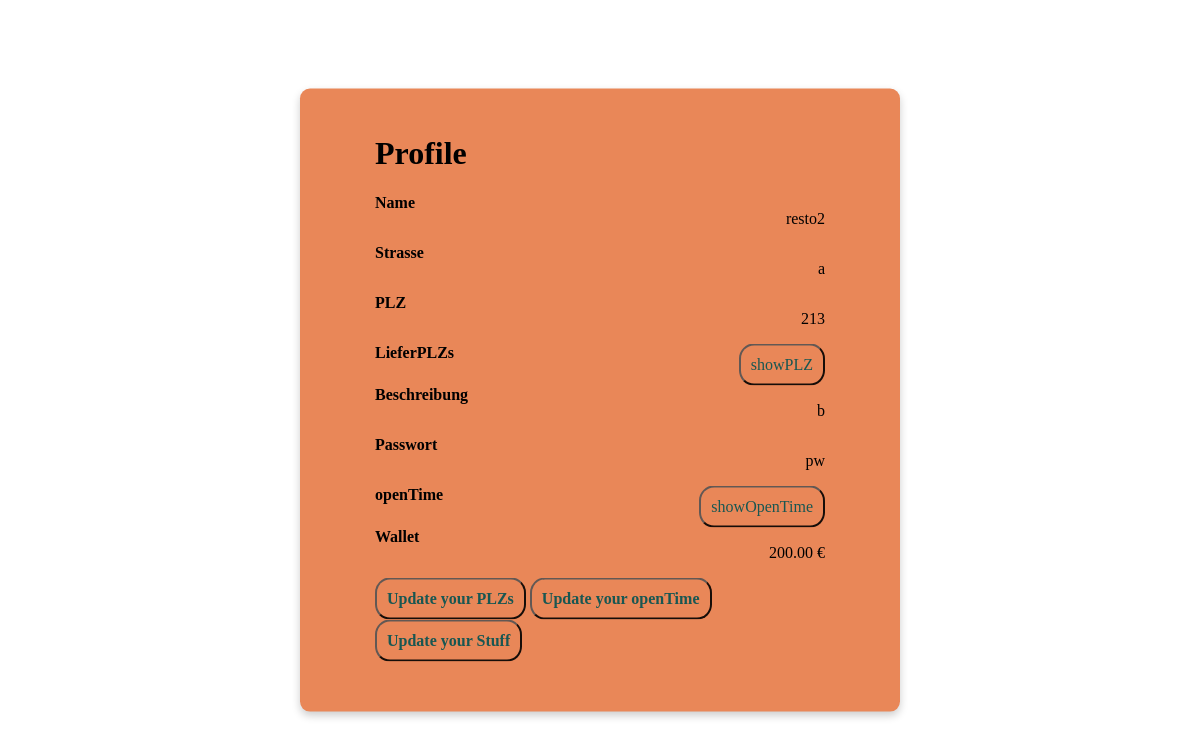
The page /profile/ (signed in) on the database its author committed.
### app.py (models this page shows, shortened)
class Resto(db.Model):
    id = db.Column(db.Integer, primary_key = True)
    name = db.Column(db.String(20), unique = True, nullable = False)
    strasse = db.Column(db.String(20), unique = True, nullable = False)
    plz = db.Column(db.Integer(), unique = False, nullable = False)
    lieferplz = db.Column(db.String(), unique = False, nullable = False)
    beschreibung = db.Column(db.String(555), nullable = False)
    password = db.Column(db.String(20), nullable = False)
    openTime = db.Column(db.String(), nullable = False)
    wallet = db.Column(db.Integer, nullable=False, default=200)

### app.py (the view)
@app.route("/profile/")
def profile():
    if not session.get("user"):
        return redirect(url_for("login"))
    user1 = session["user"]
    if user1["type"] == "Kunde":
        user = Kunde.query.get_or_404(user1["id"])
    else:
        user = Resto.query.get_or_404(user1["id"])
    return render_template("profile.html", content=user, userType = user1["type"], json = json)

### templates/profile.html (shortened to what this page needs)
<!DOCTYPE html>
<html lang="en">
<head>
</head>
<body>
    <div class="Profile" id="Profile">
        <h1>
            Profile
        </h1>
        {% if userType == "Kunde" %}
        <div class="item">
            <label for="vorname"><b>Vorname</b></label>
            <p>{{content.vorname}}</p>
        </div>
        <div class="item">
            <label for="Nachname"><b>Nachname</b></label>
            <p>{{content.nachname}}</p>
        </div>
        <div class="item">
            <label for="adresse"><b>Adresse</b></label>
            <p>{{content.adresse}}</p>
        </div>
        <div class="item">
            <label for="postleitzahl"><b>PLZ</b></label>
            <p>{{content.postleitzahl}}</p>
        </div>
        <div class="item">
            <label for="password"><b>Passwort</b></label>
            <p>{{content.password}}</p>
        </div>
        <div class="item">
            <label for="wallet"><b>Wallet</b></label>
            <p>{{"%.2f"|format(content.wallet)}} €</p>
        </div>
        {% else %}
        <div class="item">
            <label for="name"><b>Name</b></label>
            <p>{{content.name}}</p>
        </div>
        <div class="item">
            <label for="strasse"><b>Strasse</b></label>
            <p>{{content.strasse}}</p>
        </div>
        <div class="item">
            <label for="plz"><b>PLZ</b></label>
            <p>{{content.plz}}</p>
        </div>
        <div class="item">
            <label for="lieferplz"><b>LieferPLZs</b></label>
            <button class="btn register" onclick="openForm('showPLZ')">showPLZ</button>
        </div>
        <div class="item">
            <label for="beschreibung"><b>Beschreibung</b></label>
            <p>{{content.beschreibung}}</p>
        </div>
        <div class="item">
            <label for="password"><b>Passwort</b></label>
            <p>{{content.password}}</p>
        </div>
        <div class="item">
            <label for="openTime"><b>openTime</b></label>
            <button class="btn register" onclick="openForm('showOpenTime')">showOpenTime</button>
        </div>
        <div class="item">
            <label for="wallet"><b>Wallet</b></label>
            <p>{{"%.2f"|format(content.wallet)}} €</p>
        </div>
        <button class="btn register" onclick="openForm('PLZupdateForm')"><b>Update your PLZs</b></button>
        <button class="btn register" onclick="openForm('openTimeUpdateForm')"><b>Update your openTime</b></button>
        {% endif %}
        <button class="btn register" onclick="openForm('profileUpdateForm')"><b>Update your Stuff</b></button>
    </div>
</body>
</html>

### templates/profile.html (style rules this page uses)
.Profile { display: block; position: fixed; transform: translate(-50%, -50%); background-color: #E98758; box-shadow: 0px 4px 8px rgba(0, 0, 0, 0.2); border-radius: 10px; min-width: 300px; top: 50%; left: 50%; padding: 25px 75px 50px 75px; flex-direction: column; align-items: flex-start; flex-shrink: 0; background:#E98758; }
.Profile .item { display: flex; justify-content: space-between; align-items: flex-start; }
.register { background-color: #E98758; color:#025252; padding: 10px; align-items: center; display: justify; border-radius: 15px; font-family: "Istok Web"; font-size: 100%; opacity: 0.9; }

### rows shown on the page
Resto: name "resto2", strasse "a", plz "213", beschreibung "b", password "pw", wallet "200.00"
